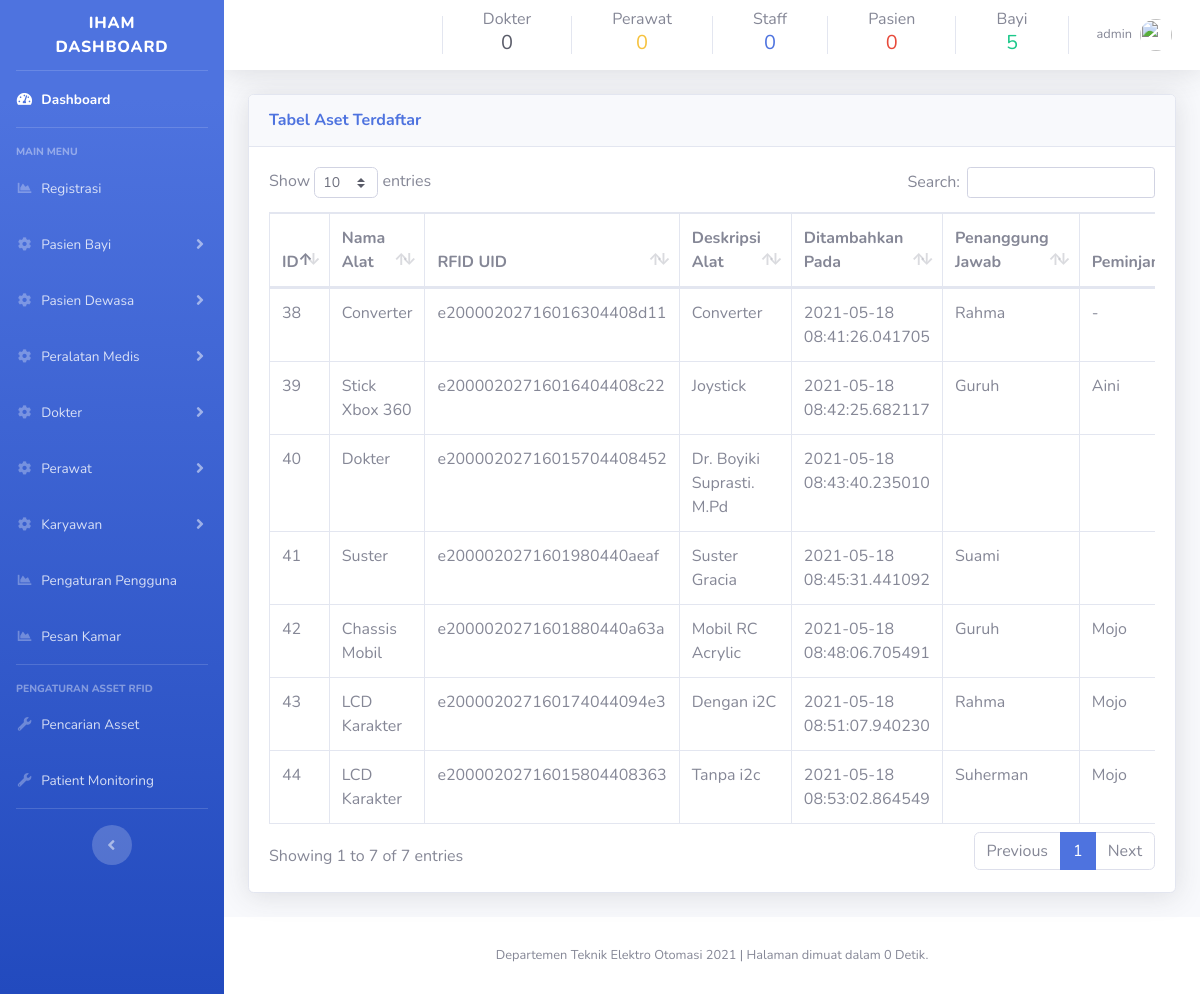
The page /pengaturan-aset-barang.php (signed in) on the database as committed earlier.
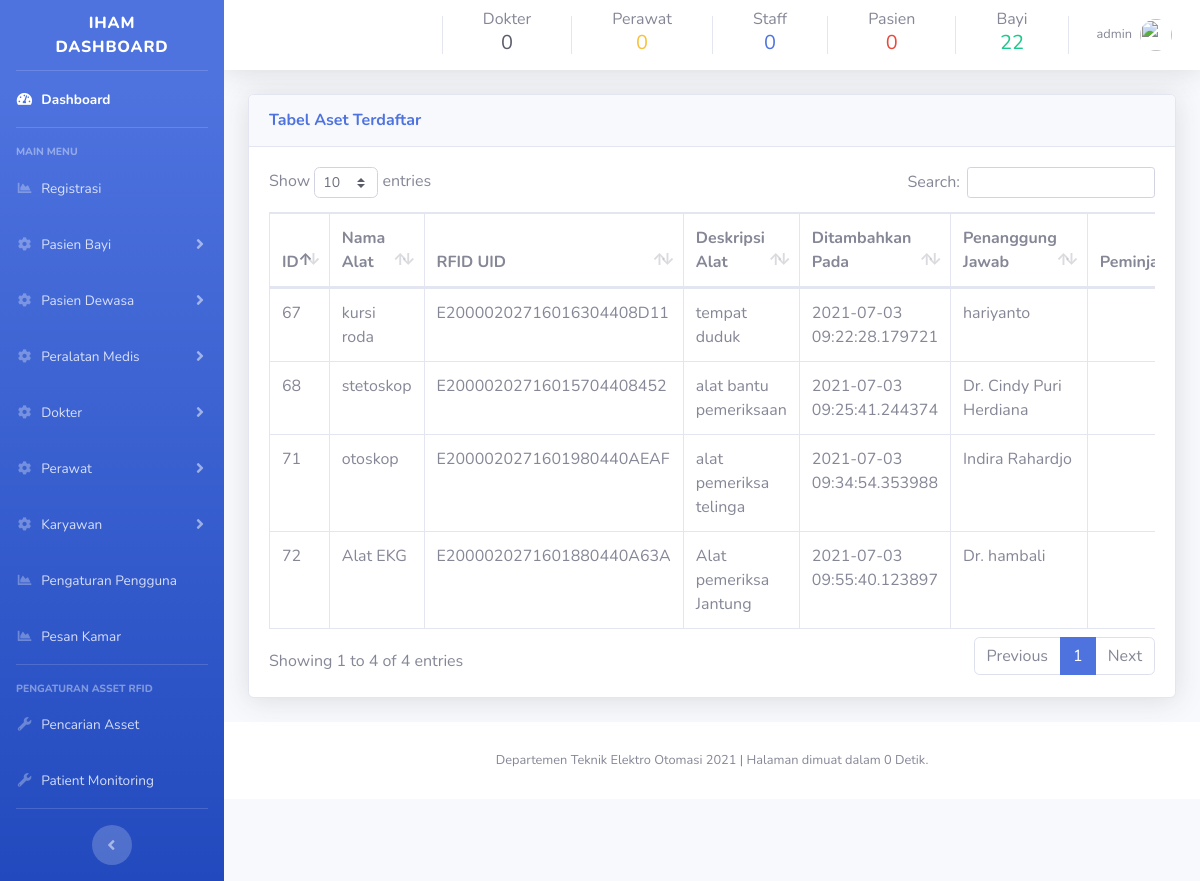
The same page on the database as committed later.
### tables this page shows
CREATE TABLE `tb_rfid` (
  `id` int(5) NOT NULL,
  `rfid_uid` varchar(50) NOT NULL,
  `nama_alat` varchar(50) NOT NULL,
  `deskripsi` varchar(50) NOT NULL DEFAULT current_timestamp(),
  `tanggal` datetime(6) NOT NULL DEFAULT current_timestamp(6) ON UPDATE current_timestamp(6),
  `penanggung_jawab` varchar(50) NOT NULL,
  `status_asset` varchar(30) NOT NULL,
  `peminjam` varchar(50) NOT NULL,
  `keterangan` varchar(50) NOT NULL
);

### halaman/pengaturan-aset.php (the view, shortened to what the changed rows need)
<div class="container-fluid">
<div class="card shadow mb-4">
  <div class="card-header py-3">
    <h6 class="m-0 font-weight-bold text-primary">Tabel Aset Terdaftar
    </h6>
  </div>
<div class="card-body">
    <div class="table-responsive">
    <?php
    $query = "SELECT * FROM tb_rfid";
    $query_run = mysqli_query($connection, $query);
    ?>
      <table class="table table-bordered" id="dataaset" width="100%" cellspacing="0">
        <thead>
          <tr>
            <th>ID </th>
            <th>Nama Alat</th>
            <th>RFID UID</th>
            <th>Deskripsi Alat</th>
            <th>Ditambahkan Pada</th>
            <th>Penanggung Jawab</th>
            <th>Peminjam</th>
          </tr>
        </thead>
        <tbody>
        <?php
        if(mysqli_num_rows($query_run) > 0 )
        {
          while($row = mysqli_fetch_assoc($query_run))
          {
            ?>
          <tr>
          <td><?php echo $row['id']; ?></td>
            <td><?php echo $row['nama_alat']; ?></td>
            <td><?php echo $row['rfid_uid']; ?></td>
            <td><?php echo $row['deskripsi']; ?></td>
            <td><?php echo $row['tanggal']; ?></td>
            <td><?php echo $row['penanggung_jawab']; ?></td>
            <td><?php echo $row['peminjam']; ?></td>
            </div>
            <div class="container-fluid">
          <?php
          }
        }
        else {
          echo "Data tidak ditemukan";
        }
        ?>
    </div>
  </div>
</div>
</div>

### includes/navbar.php (shortened to what the changed rows need)
<?php
include_once('code.php');
?>
    <div id="content-wrapper" class="d-flex flex-column">
      <div id="content">
        <nav class="navbar navbar-expand navbar-light bg-white topbar mb-4 static-top shadow">
          <ul class="navbar-nav ml-auto">
<div class="container my-auto">
<div class="copyright text-center my-auto">
<a href="daftar-bayi.php"  style="text-decoration:none;" class="text-secondary">
Bayi
              <?php
              $query = "SELECT id FROM tb_stat_anak ORDER BY id";
              $query_run = mysqli_query($connection, $query);
              $row = mysqli_num_rows($query_run);
              echo '<h5 class="text-success">'.$row.'</h5>';
              ?>
</a>
</div>
</div>
          </ul>
        </nav>

Rows that differ between the two databases and show on the page:
removed tb_rfid: id "38", nama_alat "Converter", rfid_uid "e20000202716016304408d11", deskripsi "Converter", tanggal "2021-05-18 08:41:26.041705", penanggung_jawab "Rahma", peminjam "-"
removed tb_rfid: id "39", nama_alat "Stick Xbox 360", rfid_uid "e20000202716016404408c22", deskripsi "Joystick", tanggal "2021-05-18 08:42:25.682117", penanggung_jawab "Guruh", peminjam "Aini"
removed tb_rfid: id "40", nama_alat "Dokter", rfid_uid "e20000202716015704408452", deskripsi "Dr. Boyiki Suprasti. M.Pd", tanggal "2021-05-18 08:43:40.235010"
removed tb_rfid: id "41", nama_alat "Suster", rfid_uid "e2000020271601980440aeaf", deskripsi "Suster Gracia", tanggal "2021-05-18 08:45:31.441092", penanggung_jawab "Suami"
removed tb_rfid: id "42", nama_alat "Chassis Mobil", rfid_uid "e2000020271601880440a63a", deskripsi "Mobil RC Acrylic", tanggal "2021-05-18 08:48:06.705491", penanggung_jawab "Guruh", peminjam "Mojo"
removed tb_rfid: id "43", nama_alat "LCD Karakter", rfid_uid "e200002027160174044094e3", deskripsi "Dengan i2C", tanggal "2021-05-18 08:51:07.940230", penanggung_jawab "Rahma", peminjam "Mojo"
removed tb_rfid: id "44", nama_alat "LCD Karakter", rfid_uid "e20000202716015804408363", deskripsi "Tanpa i2c", tanggal "2021-05-18 08:53:02.864549", penanggung_jawab "Suherman", peminjam "Mojo"
added tb_rfid: id "67", nama_alat "kursi roda", rfid_uid "E20000202716016304408D11", deskripsi "tempat duduk", tanggal "2021-07-03 09:22:28.179721", penanggung_jawab "hariyanto"
added tb_rfid: id "68", nama_alat "stetoskop", rfid_uid "E20000202716015704408452", deskripsi "alat bantu pemeriksaan", tanggal "2021-07-03 09:25:41.244374", penanggung_jawab "Dr. Cindy Puri Herdiana"
added tb_rfid: id "71", nama_alat "otoskop", rfid_uid "E2000020271601980440AEAF", deskripsi "alat pemeriksa telinga", tanggal "2021-07-03 09:34:54.353988", penanggung_jawab "Indira Rahardjo"
added tb_rfid: id "72", nama_alat "Alat EKG", rfid_uid "E2000020271601880440A63A", deskripsi "Alat pemeriksa Jantung", tanggal "2021-07-03 09:55:40.123897", penanggung_jawab "Dr. hambali"
Other text that changed with them:
$row: "5" → "22"
text written by a page script: "Show entries Search: Showing 1 to 7 of 7 entries Previous 1 Next" → "Show entries Search: Showing 1 to 4 of 4 entries Previous 1 Next"
